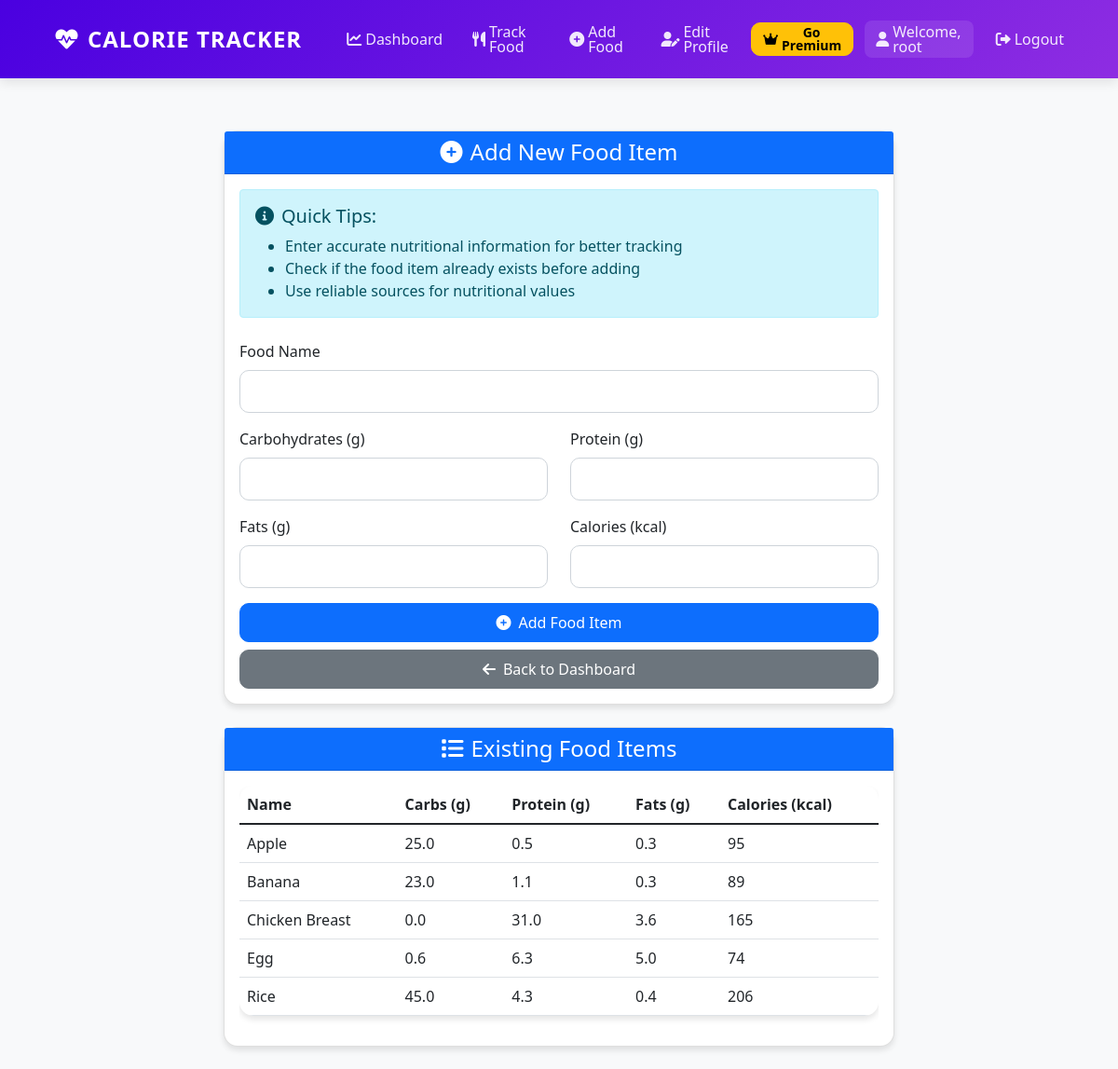
The app's page /add-food/ (signed in), older data.
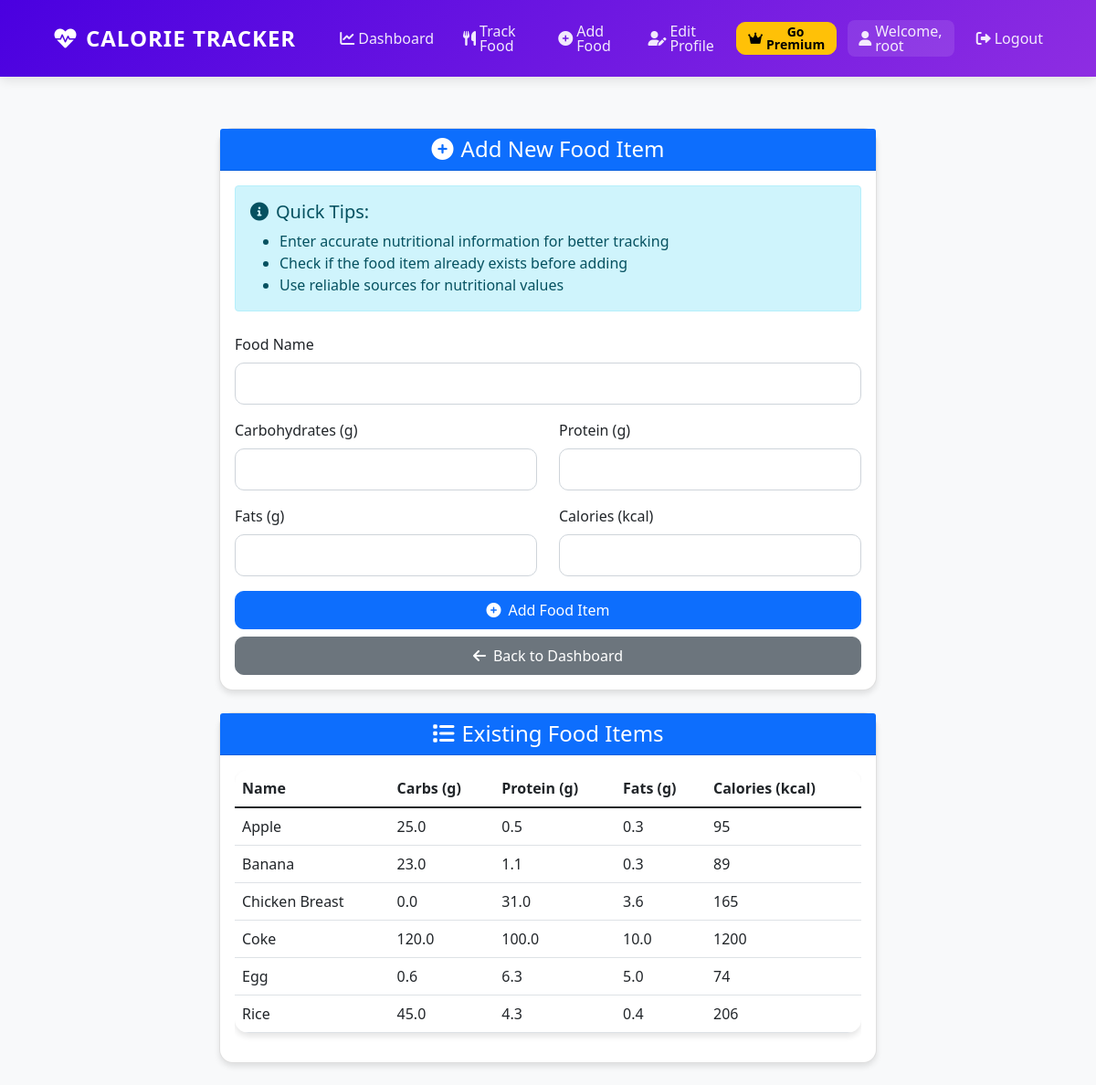
The same page, newer data.
### myapp/models.py (models this page shows, shortened)
class Food(models.Model):
    name = models.CharField(max_length=100)
    carbs = models.FloatField()
    protein = models.FloatField()
    fats = models.FloatField()
    calories = models.IntegerField()
    fiber = models.FloatField(default=0)
    sugar = models.FloatField(default=0)
    serving_size = models.CharField(max_length=50, default='100g')
    category = models.CharField(max_length=50, blank=True)
    class Meta:
        ordering = ['name']
        verbose_name = 'Food'
        verbose_name_plural = 'Foods'

### myapp/views.py (the view, shortened to what this page needs)
# urls.py: path('add-food/', views.add_food, name='add_food'),
@login_required
def add_food(request):
    foods = Food.objects.all().order_by('name')
    return render(request, 'myapp/add_food.html', {'foods': foods})

### myapp/models.py (called while the page is built)
    def is_premium_active(self):
        if self.is_premium and self.premium_until:
            return timezone.now() < self.premium_until
        return False

### myapp/templates/myapp/add_food.html (shortened to what the changed rows need)
{% extends "myapp/base.html" %}
{% block content %}
<div class="container py-4">
    <div class="row justify-content-center">
        <div class="col-md-8">
            <div class="card mt-4">
                <div class="card-body">
                    <div class="table-responsive">
                        <table class="table table-hover">
                            <thead>
                                <tr>
                                    <th>Name</th>
                                    <th>Carbs (g)</th>
                                    <th>Protein (g)</th>
                                    <th>Fats (g)</th>
                                    <th>Calories (kcal)</th>
                                </tr>
                            </thead>
                            <tbody>
                                {% for food in foods %}
                                <tr>
                                    <td>{{ food.name }}</td>
                                    <td>{{ food.carbs }}</td>
                                    <td>{{ food.protein }}</td>
                                    <td>{{ food.fats }}</td>
                                    <td>{{ food.calories }}</td>
                                </tr>
                                {% endfor %}
                            </tbody>
                        </table>
                    </div>
                </div>
            </div>
        </div>
    </div>
</div>
{% endblock %}

Row changes from the older to the newer data that the page shows:
added Food: name "Coke", carbs "120.0", protein "100.0", fats "10.0", calories "1200"
